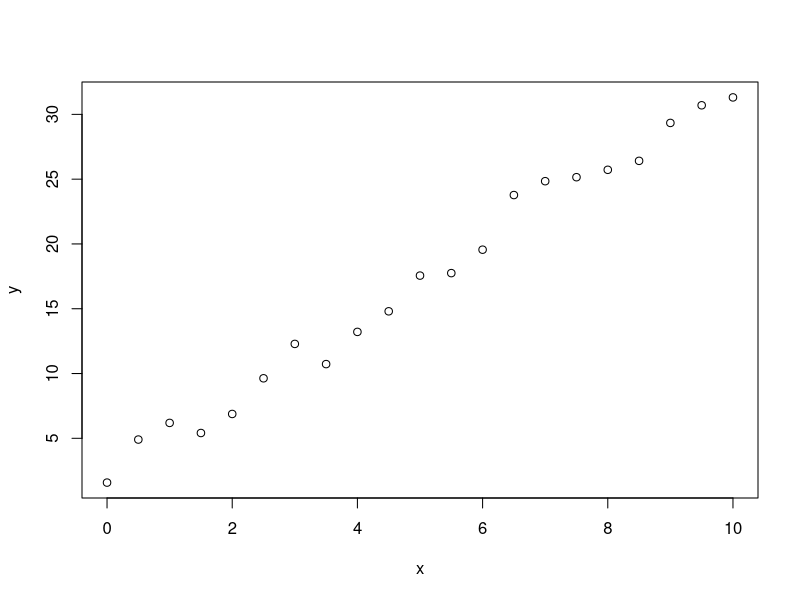

Source code (R): (Note: this script raises an error after producing the figure.)
## ---- chunk 1
options(knitr.duplicate.label = "allow")
## ---- chunk 2

## ---- chunk 3
cat('<hr style="background-color:#03193b;height:2px">')
## ---- chunk 4
1 + 1
2^3
## ---- chunk 5
log(exp(sin(pi/4)^2) * exp(cos(pi/4)^2))
## ---- chunk 6
x <- c(1.8, 3.14, 4, 88.169, 13)
## ---- chunk 7
length(x)
## ---- chunk 8
2 * x + 3
5:1 * x + 1:5
## ---- chunk 9
log(x)
## ---- chunk 10
x[c(1, 4)]
## ---- chunk 11
x[-c(2, 3, 5)]
## ---- chunk 12
ones <- rep(1, 10)
even <- seq(from = 2, to = 20, by = 2)
trend <- 1981:2005
## ---- chunk 13
c(ones, even)
## ---- chunk 14
A <- matrix(1:6, nrow = 2)
## ---- chunk 15
matrix(1:6, ncol = 3)
## ---- chunk 16
t(A)
## ---- chunk 17
dim(A)
nrow(A)
ncol(A)
## ---- chunk 18
A1 <- A[1:2, c(1, 3)]
## ---- chunk 19
solve(A1)
## ---- chunk 20
A1 %*% solve(A1)
## ---- chunk 21
diag(4)
## ---- chunk 22
cbind(1, A1)
## ---- chunk 23
rbind(A1, diag(4, 2))
## ---- chunk 24
x <- c(1.8, 3.14, 4, 88.169, 13)
## ---- chunk 25
x > 3.5
## ---- chunk 26
names(x) <- c("a", "b", "c", "d", "e")
x
## ---- chunk 27
x[3:5]
x[c("c", "d", "e")]
x[x > 3.5]
## ---- chunk 28
mylist <- list(sample = rnorm(5), 
               family = "distribución normal", 
               parameters = list(mean = 0, sd = 1))

mylist$sample
mylist$family
mylist$parameters
mylist$parameters$mean
mylist$parameters$sd
## ---- chunk 29
mylist[[1]]
mylist[["sample"]]
mylist$sample
## ---- chunk 30
mylist[[3]]$sd
## ---- chunk 31
x <- c(1.8, 3.14, 4, 88.169, 13)
x > 3 & x <= 4
## ---- chunk 32
which(x > 3 & x <= 4)
## ---- chunk 33
all(x > 3)
any(x > 3)
## ---- chunk 34
(1.5 - 0.5) == 1
(1.9 - 0.9) == 1
## ---- chunk 35
all.equal(1.9 - 0.9, 1)
## ---- chunk 36
7 + TRUE
## ---- chunk 37
is.numeric(x)
is.character(x)
as.character(x)
## ---- chunk 38
c(1, "a")
## ---- chunk 39
set.seed(123)
rnorm(2)

rnorm(2)

set.seed(123)
rnorm(2)
## ---- chunk 40
sample(1:5)
sample(c("masculino", "femenino"), size = 5, replace = TRUE, prob = c(0.2, 0.8))
## ---- chunk 41
x <- c(1.8, 3.14, 4, 88.169, 13)
if(rnorm(1) > 0) sum(x) else mean(x)
## ---- chunk 42
ifelse(x > 4, sqrt(x), x^2)
## ---- chunk 43
for(i in 2:5) {x[i] <- x[i] - x[i-1]}
x[-1]
## ---- chunk 44
while(sum(x) < 100) {x <- 2 * x}
x
## ---- chunk 45
cmeans <- function(X) {
    rval <- rep(0, ncol(X))
    for(j in 1:ncol(X)) {
        mysum <- 0
        for(i in 1:nrow(X)) mysum <- mysum + X[i,j]
        rval[j] <- mysum/nrow(X)
        }
    return(rval)
}
## ---- chunk 46
X <- matrix(1:20, ncol = 2)
cmeans(X)
## ---- chunk 47
colMeans(X)
## ---- chunk 48
X <- matrix(rnorm(2*10^6), ncol = 2)
system.time(colMeans(X))
system.time(cmeans(X))
## ---- chunk 49
cmeans2 <- function(X) {
    rval <- rep(0, ncol(X))
    for(j in 1:ncol(X)) rval[j] <- mean(X[,j])
    return(rval)
}
## ---- chunk 50
system.time(cmeans2(X))
## ---- chunk 51
apply(X, 2, mean)
## ---- chunk 52
system.time(apply(X, 2, mean))
## ---- chunk 53
f <- y ~ x
class(f)
## ---- chunk 54
# crear las variables
x <- seq(from = 0, to = 10, by = 0.5)
y <- 2 + 3 * x + rnorm(21)
## ---- chunk 55
# diagrama de dispersión simple de Y vs. X
plot(y ~ x)

# modelo de regresión
lm(y ~ x)
## ---- chunk 56
mis_datos <- data.frame(uno = 1:10, dos = 11:20, tres = 21:30)
## ---- chunk 57
mis_datos <- as.data.frame(matrix(1:30, ncol = 3))
names(mis_datos) <- c("uno", "dos", "tres")
## ---- chunk 58
mis_datos$dos
mis_datos[, "dos"]
mis_datos[, 2]
## ---- chunk 59
# mean(dos) por sí solo muestra un error. En consecuencia,
attach(mis_datos)
mean(dos)
detach(mis_datos)
## ---- chunk 60
with(mis_datos, mean(dos))
## ---- chunk 61
mis_datos.sub <- subset(mis_datos, dos <= 16, select = -dos)
## ---- chunk 62
data("Journals", package = "AER")
## ---- chunk 63
g <- rep(0:1, c(2, 4))
g <- factor(g, levels = 0:1, labels = c("masculino", "femenino"))
g
## ---- chunk 64
x <- c(1.8, 3.14, 4, 88.169, 13)
g <- factor(rep(c(0, 1), c(2, 4)), levels = c(0, 1), labels = c("male", "female"))
## ---- chunk 65
summary(x)
summary(g)
## ---- chunk 66
class(x)
class(g)
## ---- chunk 67
summary
## ---- chunk 68
normsample <- function(n, ...) {
    rval <- rnorm(n, ...)
    class(rval) <- "normsample"
    return(rval)
    }
## ---- chunk 69
set.seed(123)
x <- normsample(10, mean = 5)
class(x)
## ---- chunk 70
summary.normsample <- function(object, ...) {
    rval <- c(length(object), mean(object), sd(object))
    names(rval) <- c("sample size","mean","standard deviation")
    return(rval)
    }
## ---- chunk 71
summary(x)
## ---- chunk 72
# cargar los datos
data("Journals", package = "AER")

# crear la variable "citeprice"
Journals$citeprice <- Journals$price/Journals$citations

# crear el gráfico
attach(Journals)
plot(log(subs), log(citeprice))
rug(log(subs))
rug(log(citeprice), side = 2)
detach(Journals)
## ---- chunk 73
plot(log(subs) ~ log(citeprice), data = Journals)
## ---- chunk 74
plot(log(subs) ~ log(citeprice), 
    data = Journals, 
    pch = 20,
    col = "blue", 
    ylim = c(0, 8), 
    xlim = c(-7, 4),
    main = "Suscripciones a bibliotecas")
## ---- chunk 75
plot(1:20, pch = 1:20, col = 1:20, cex = 2)
## ---- chunk 76
# gráfico de la densidad de la distribución normal estándar
curve(dnorm, 
    from = -5, 
    to = 5, 
    col = "slategray", 
    lwd = 3,
    main = "Densidad de la distribución normal estándar")

# expresión matemática
text(-5, 
    0.3, 
    expression(f(x) == frac(1, sigma ~~sqrt(2*pi)) ~~ e^{-frac((x - mu)^2, 2*sigma^2)}), 
    adj = 0)
## ---- chunk 77
data("CPS1985", package = "AER")
str(CPS1985)
## ---- chunk 78
head(CPS1985)
tail(CPS1985)
## ---- chunk 79
levels(CPS1985$occupation)[c(2, 6)] <- c("techn", "mgmt")
attach(CPS1985)
## ---- chunk 80
summary(wage)
## ---- chunk 81
mean(wage)
median(wage)
## ---- chunk 82
var(wage)
sd(wage)
## ---- chunk 83
# histogramas de salarios
hist(wage, freq = FALSE)
## ---- chunk 84
# logaritmos con densidad superpuesta
hist(log(wage), freq = FALSE)
lines(density(log(wage)), col = 4)
## ---- chunk 85
summary(occupation)
## ---- chunk 86
tab <- table(occupation)
prop.table(tab)
## ---- chunk 87
# gráfico de barras de ocupación 
barplot(tab)
## ---- chunk 88
# gráfico circular de ocupación
pie(tab)
## ---- chunk 89
xtabs(~ gender + occupation, data = CPS1985)
## ---- chunk 90
# gráfico de mosaico (gráfico de columna vertebral) de género versus ocupación.
plot(gender ~ occupation, data = CPS1985)
## ---- chunk 91
cor(log(wage), education)
cor(log(wage), education, method = "spearman")
## ---- chunk 92
# diagrama de dispersión de salarios (en logaritmos) versus educación
plot(log(wage) ~ education)
## ---- chunk 93
tapply(log(wage), gender, mean)
## ---- chunk 94
# diagrama de caja de salarios estratificados por género.
plot(log(wage) ~ gender)
## ---- chunk 95
# diagrama QQ de salarios estratificados por género
mwage <- subset(CPS1985, gender == "male")$wage
fwage <- subset(CPS1985, gender == "female")$wage

qqplot(mwage, 
    fwage, 
    xlim = range(wage), 
    ylim = range(wage),
    xaxs = "i", 
    yaxs = "i", 
    xlab = "male", 
    ylab = "female")

abline(0, 1)
## ---- chunk 96
detach(CPS1985)
